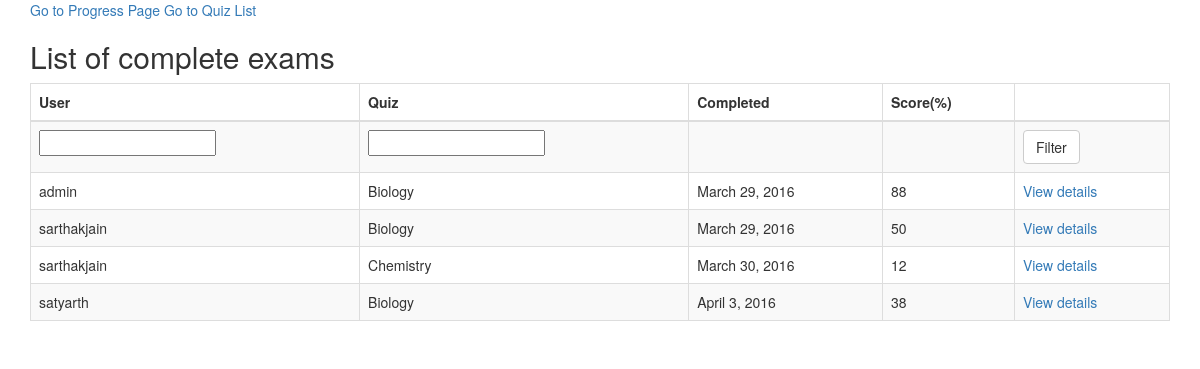
/quizz/marking/ (signed in), run on an earlier commit of the app's database.
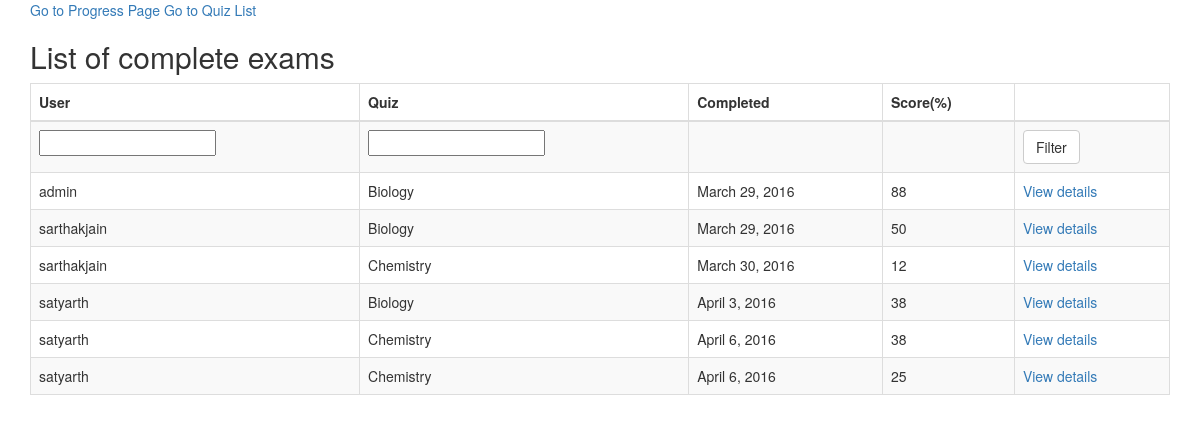
And on a later commit of the database.
### quiz/models.py (models this page shows, shortened)
class Sitting(models.Model):
    user = models.ForeignKey(settings.AUTH_USER_MODEL, verbose_name=_("User"))
    quiz = models.ForeignKey(Quiz, verbose_name=_("Quiz"))
    question_order = models.CommaSeparatedIntegerField(max_length=1024, verbose_name=_("Question Order"))
    question_list = models.CommaSeparatedIntegerField(max_length=1024, verbose_name=_("Question List"))
    incorrect_questions = models.CommaSeparatedIntegerField(max_length=1024, blank=True, verbose_name=_("Incorrect questions"))
    current_score = models.IntegerField(verbose_name=_("Current Score"))
    complete = models.BooleanField(default=False, blank=False, verbose_name=_("Complete"))
    user_answers = models.TextField(blank=True, default='{}', verbose_name=_("User Answers"))
    start = models.DateTimeField(auto_now_add=True, verbose_name=_("Start"))
    end = models.DateTimeField(null=True, blank=True, verbose_name=_("End"))
    objects = SittingManager()
    class Meta:
        permissions = (("view_sittings", _("Can see completed exams.")),)
        permissions = (("can_score", _("Can Change Score or mark correct/incorrect")),)
    def _question_ids(self):
        return [int(n) for n in self.question_order.split(',') if n]
    @property
    def get_percent_correct(self):
        dividend = float(self.current_score)
        divisor = len(self._question_ids())
        if divisor < 1:
            return 0            # prevent divide by zero error
        if dividend > divisor:
            return 100
        correct = int(round((dividend / divisor) * 100))
        if correct >= 1:
            return correct
        else:
            return 0

@python_2_unicode_compatible
class Quiz(models.Model):
    title = models.CharField(verbose_name=_("Title"), max_length=60, blank=False)
    description = models.TextField(verbose_name=_("Description"), blank=True, help_text=_("a description of the quiz"))
    url = models.SlugField(max_length=60, blank=True, help_text=_("a user friendly url"), verbose_name=_("user friendly url"))
    category = models.ForeignKey(Category, null=True, blank=True, verbose_name=_("Category"))
    pass_mark = models.SmallIntegerField(blank=True, default=40, verbose_name=_("Pass Mark"),
        help_text=_("Percentage required to pass exam."), validators=[MaxValueValidator(100)])
    success_text = models.TextField(blank=True, default='You Have Passed !!',
        help_text=_("Displayed if user passes."), verbose_name=_("Success Text"))
    fail_text = models.TextField(verbose_name=_("Fail Text"), default='You have failed', blank=True, help_text=_("Displayed if user fails."))
    draft = models.BooleanField(blank=True, default=False, verbose_name=_("Draft"),
        help_text=_("If yes, the quiz is not displayed"
                    " in the quiz list and can only be"
                    " taken by users who can edit"
                    " quizzes."))
    class Meta:
        verbose_name = _("Quiz")
        verbose_name_plural = _("Quizzes")
    def __str__(self):
        return self.title

### quiz/views.py (the view)
class QuizMarkingList(QuizMarkerMixin, SittingFilterTitleMixin, ListView):
    model = Sitting
    def get_queryset(self):
        queryset = super(QuizMarkingList, self).get_queryset()\
                                               .filter(complete=True)
        user_filter = self.request.GET.get('user_filter')
        if user_filter:
            queryset = queryset.filter(user__username__icontains=user_filter)
        return queryset

### quiz/views.py (called while the page is built)
    @method_decorator(login_required)
    def dispatch(self, *args, **kwargs):
        return super(QuizMarkerMixin, self).dispatch(*args, **kwargs)

    def get_queryset(self):
        queryset = super(SittingFilterTitleMixin, self).get_queryset()
        quiz_filter = self.request.GET.get('quiz_filter')
        if quiz_filter:
            queryset = queryset.filter(quiz__title__icontains=quiz_filter)
        return queryset

### quiz/templates/quiz/sitting_list.html (shortened to what this page needs)
{% extends 'base.html' %}
{% load i18n %}
{% block content %}
<h2>{% trans "List of complete exams" %}</h2>
    {% if sitting_list %}
		<table class="table table-bordered table-striped">
		  <thead>
			<tr>
			  <th>{% trans "User" %}</th>
			  <th>{% trans "Quiz" %}</th>
			  <th>{% trans "Completed" %}</th>
			  <th>{% trans "Score" %}(%)</th>
			  <th></th>
			</tr>
		  </thead>
		  <tbody>
			<tr>
			  <form action="" method="GET">
				<td><input type="text" name="user_filter" /></td>
				<td><input type="text" name="quiz_filter" /></td>
				<td></td>
				<td></td>
				<td><button type="submit" class="btn btn-default">{% trans "Filter"%}</button></td>
			  </form>
			</tr>
        {% for sitting in sitting_list %}
			<tr>
			  <td>{{ sitting.user }}</td>
			  <td>{{ sitting.quiz }}</td>
			  <td>{{ sitting.end|date }}</td>
			  <td>{{ sitting.get_percent_correct }}</td>
			  <td>
				<a href="{% url 'quiz_marking_detail' pk=sitting.id %}">
				  {% trans "View details" %}
				</a>
			</tr>
        {% endfor %}
		  </tbody>
		</table>
    {% else %}
        <p>{% trans "There are no matching quizzes" %}.</p>
    {% endif %}
{% endblock %}

What changed in the data, as far as the page shows it:
added Sitting: user "satyarth", quiz "Chemistry", end "April 6, 2016", get_percent_correct "38"
added Sitting: user "satyarth", quiz "Chemistry", end "April 6, 2016", get_percent_correct "25"
